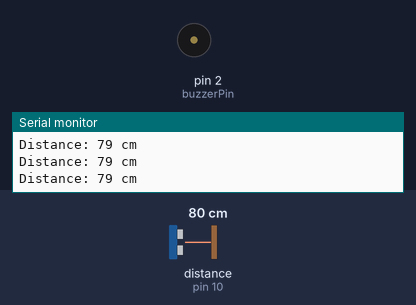
Bench run of a sketch on a simulated Arduino Uno, built with avr-gcc and run on an emulated ATmega328P. Shown: buzzer (waves = sounding, pin HIGH), the last lines printed to the serial monitor. Wiring (inferred from the names in the program): ultrasonic range finder: trigger pin 11; echo pin 10. Inputs (shaded band) come from the test bench; at power-on: distance to the obstacle (sensor on pin 10) 80 cm. The echo pulse lasts 58.3 µs per cm; pins used as bus, display or sensor lines are not drawn.

Above: at 1.2 s.
1.3 s: distance to the obstacle (sensor on pin 10) set to 56 cm
2.8 s: distance to the obstacle (sensor on pin 10) set to 49 cm
At 3.83 s:
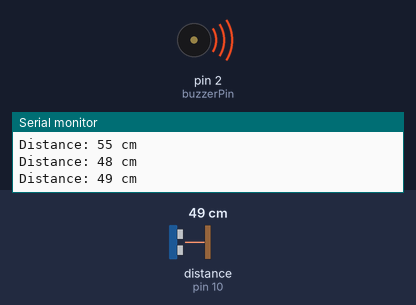
5.8 s: distance to the obstacle (sensor on pin 10) set to 299 cm
At 6.4 s:
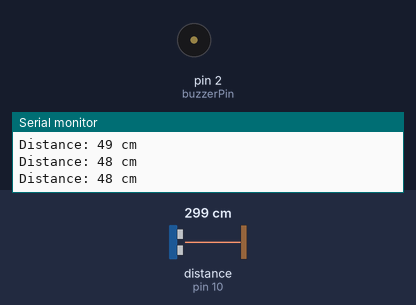
7.3 s: distance to the obstacle (sensor on pin 10) set to 47 cm
At 7.7 s:
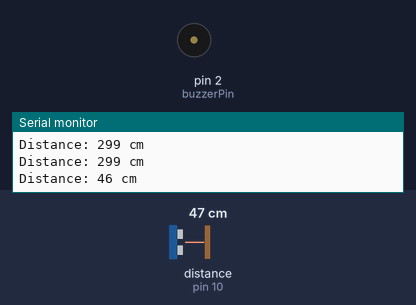
Timing chart, 0 to 11.3 s (numbered marks = the images above; inputs shaded):
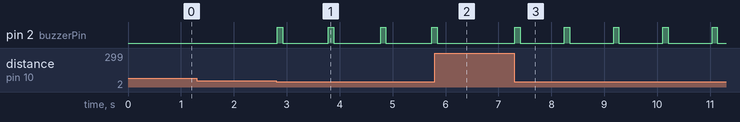

Measured:
- the behaviour switches between 52 and 51 cm on distance to the obstacle (sensor on pin 10) (found by bisection; images 0 and 1)
- after the input at 2.8 s, pin 2 (buzzerPin): alternates HIGH for 0.10 s and LOW for 0.87 s, starting at once
- after the input at 5.8 s, pin 2 (buzzerPin): goes on until 5.8 s, then stays LOW
- after the input at 7.3 s, pin 2 (buzzerPin): alternates HIGH for 0.10 s and LOW for 0.83 s, starting at once

The sketch:

blind_stick.ino
```cpp
const int trigPin = 11;
const int echoPin = 10;
const int buzzerPin = 2;
const int maxDistance = 50; // Maximum distance to sense in centimeters

void setup() {
  pinMode(trigPin, OUTPUT);
  pinMode(echoPin, INPUT);
  pinMode(buzzerPin, OUTPUT);
  Serial.begin(9600); // Initialize serial communication for debugging
}

void loop() {
  long duration, distance;

  // Clear the trigPin
  digitalWrite(trigPin, LOW);
  delayMicroseconds(2);

  // Set the trigPin HIGH for 10 microseconds
  digitalWrite(trigPin, HIGH);
  delayMicroseconds(10);
  digitalWrite(trigPin, LOW);

  // Read the echoPin, returns the sound wave travel time in microseconds
  duration = pulseIn(echoPin, HIGH);

  // Calculate the distance
  distance = (duration / 2) / 29.1; // Speed of sound wave divided by 2 (go and back) and divided by 29.1 to convert to cm

  // Print the distance on the Serial Monitor
  Serial.print("Distance: ");
  Serial.print(distance);
  Serial.println(" cm");

  // If the distance is less than the max distance, beep the buzzer
  if (distance <= maxDistance) {
    int delayTime = map(distance, 0, maxDistance, 100, 1000); // Map the distance to delay time between 100ms to 1000ms
    digitalWrite(buzzerPin, HIGH);
    delay(100); // Beep duration
    digitalWrite(buzzerPin, LOW);
    delay(delayTime - 100); // Subtract the beep duration from the delay
  } else {
    digitalWrite(buzzerPin, LOW); // Turn off buzzer if out of range
  }
}
```
